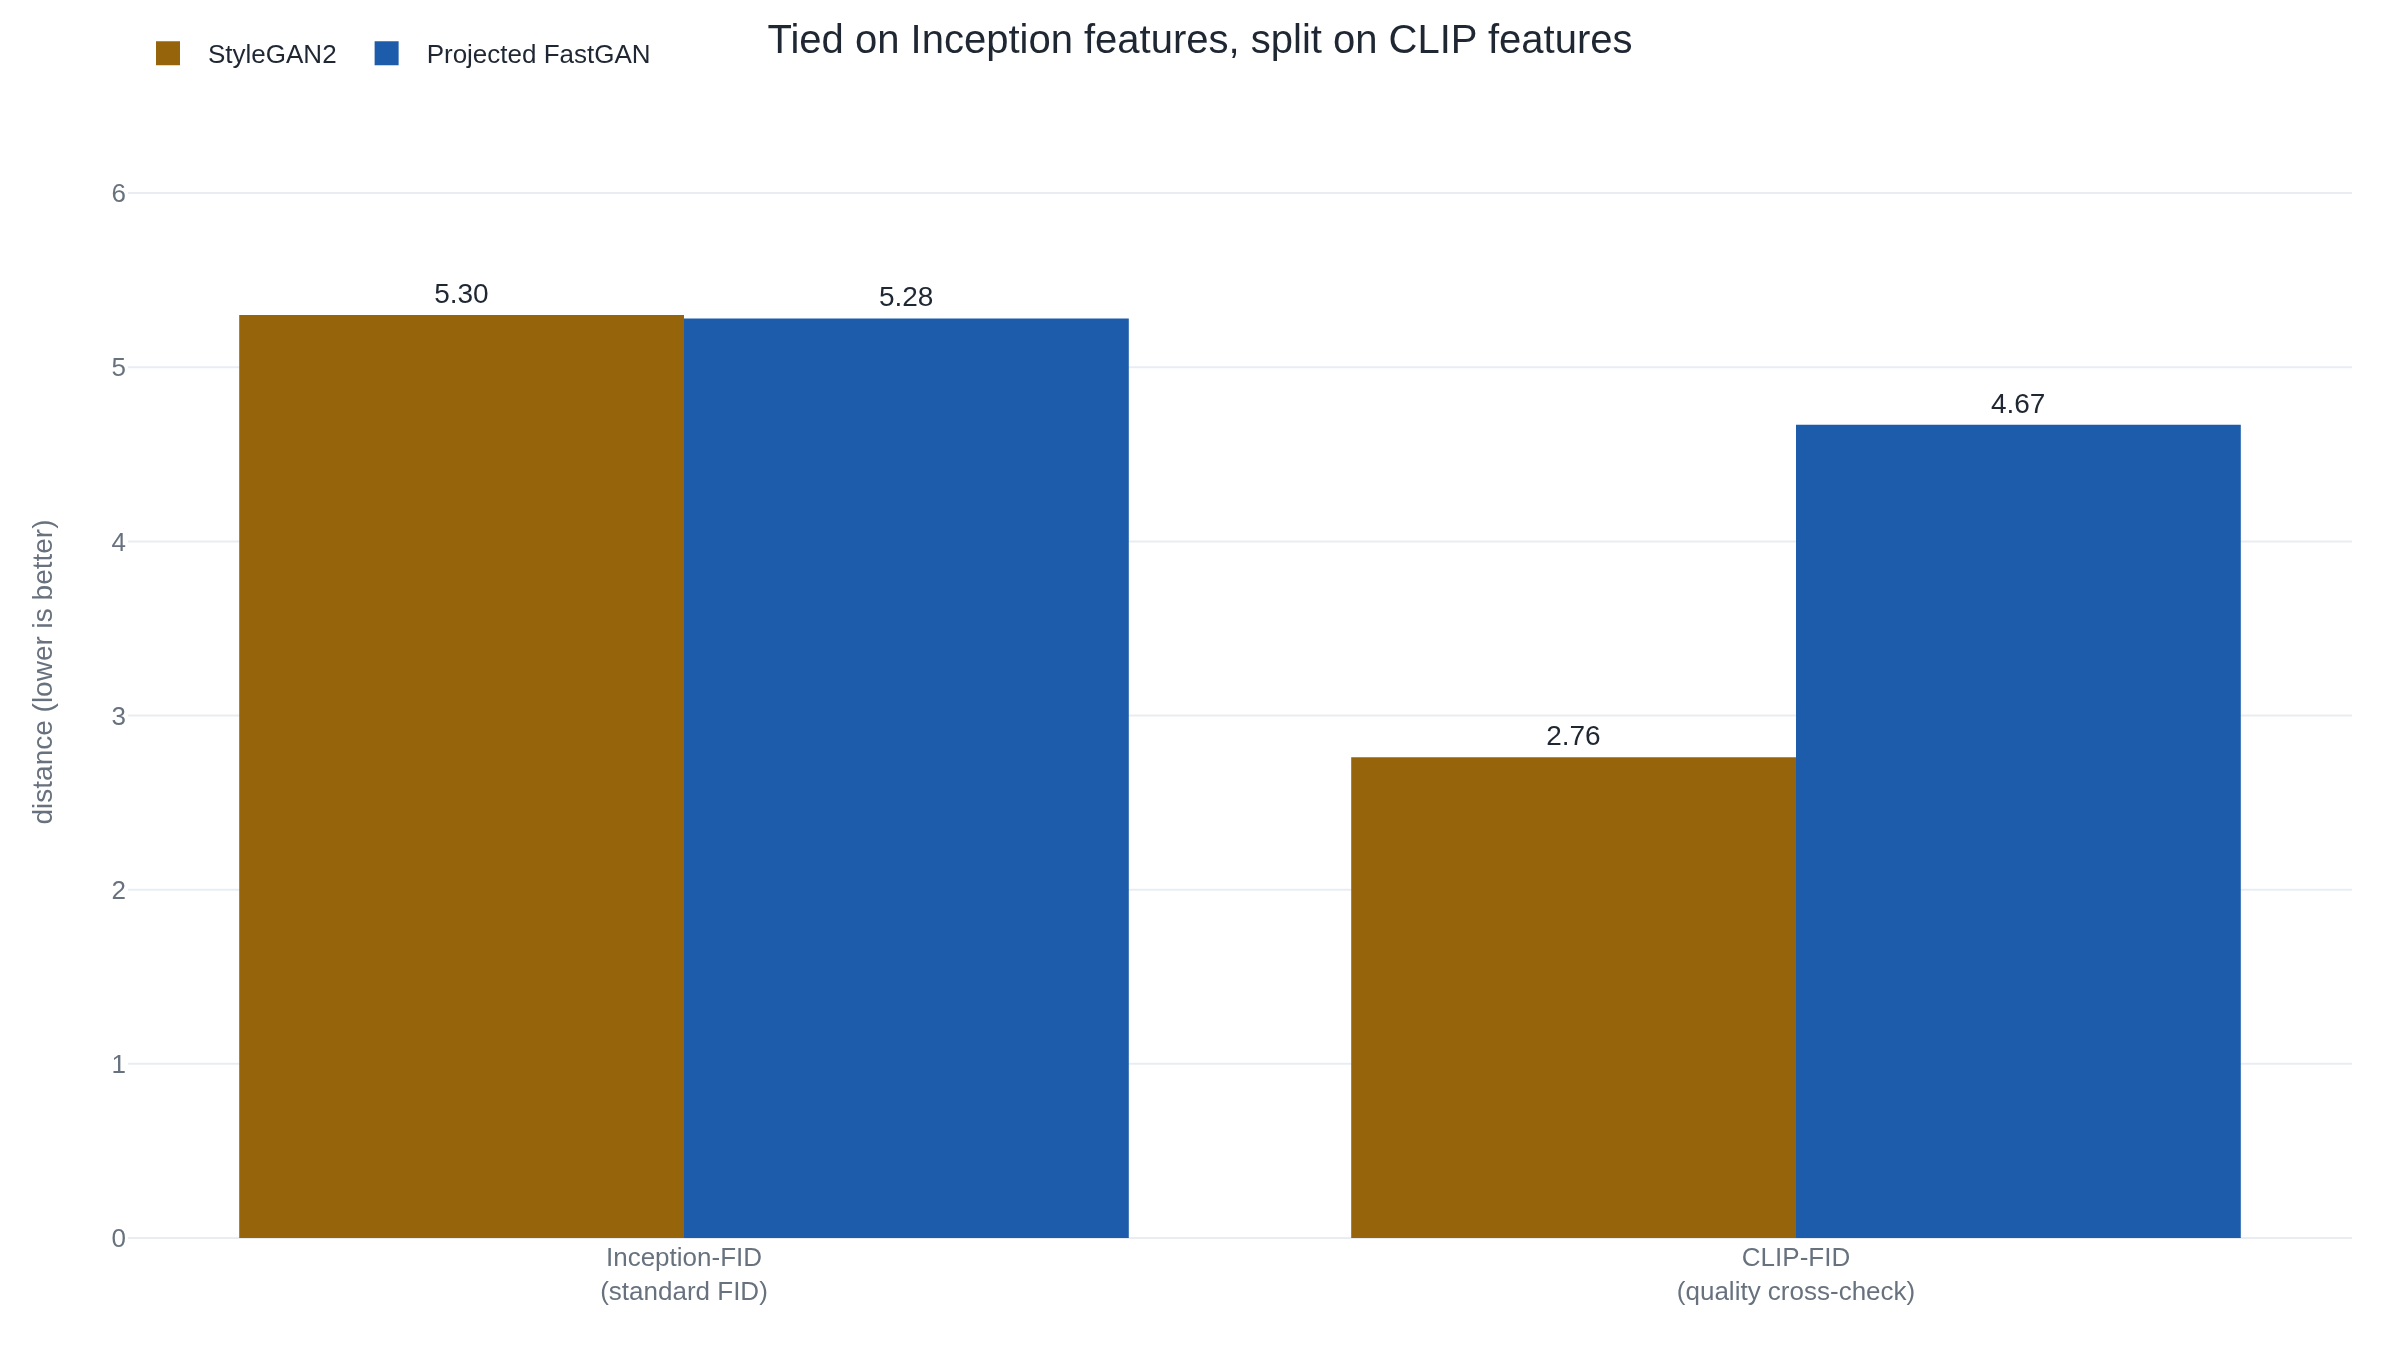

Reproduce this figure in Python.
"""FFHQ: two face generators under Inception-FID vs a CLIP-feature FID.

Every figure below is owned by Kynkaanniemi, Karras, Aittala, Aila &
Lehtinen, "The Role of ImageNet Classes in Frechet Inception Distance"
(ICLR 2023), arXiv:2203.06026, Figure 7 (see the article's Sources list,
entry 4, and research.md Numbers). Lower is better for both distances.

  Inception-FID (the standard FID):
    - Projected FastGAN  5.28
    - StyleGAN2          5.30   -> essentially a tie
  CLIP-feature FID (same Frechet distance, CLIP features, quality cross-check):
    - Projected FastGAN  4.67
    - StyleGAN2          2.76   -> StyleGAN2 well ahead

The point of the chart: the two models are a tie under Inception features
and split under CLIP features, so the ranking exists only in one feature
space.
"""

import plotly.graph_objects as go

metrics = ["Inception-FID<br>(standard FID)", "CLIP-FID<br>(quality cross-check)"]

stylegan2 = [5.30, 2.76]
fastgan = [5.28, 4.67]

fig = go.Figure()
fig.add_trace(
    go.Bar(
        name="StyleGAN2",
        x=metrics,
        y=stylegan2,
        text=[f"{v:.2f}" for v in stylegan2],
        textposition="outside",
    )
)
fig.add_trace(
    go.Bar(
        name="Projected FastGAN",
        x=metrics,
        y=fastgan,
        text=[f"{v:.2f}" for v in fastgan],
        textposition="outside",
    )
)
fig.update_layout(
    barmode="group",
    yaxis_title="distance (lower is better)",
    yaxis=dict(range=[0, 6.5]),
    title="Tied on Inception features, split on CLIP features",
)
